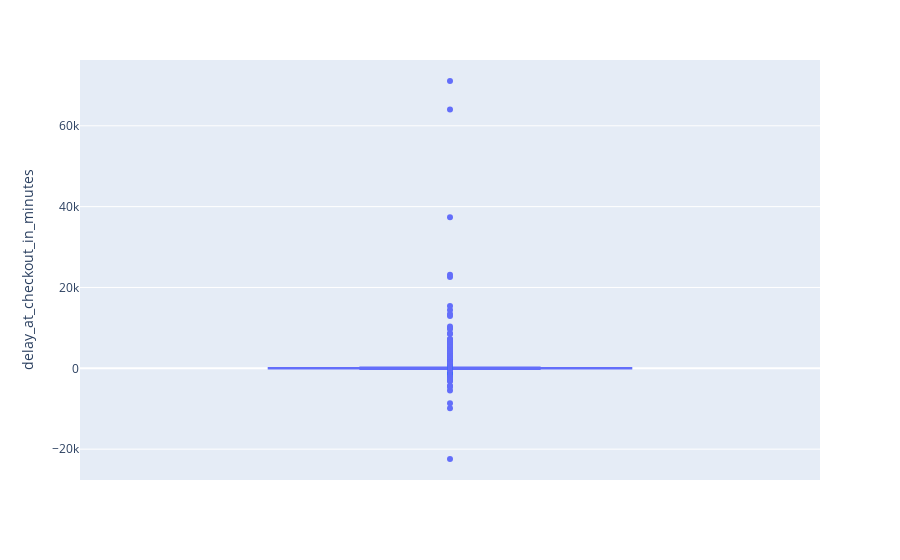

This figure's notebook cell:
### Code cell
fig = px.box(df_delay[(df_delay.state=='ended')], y="delay_at_checkout_in_minutes")
fig.show()

### Figure 1 — Plotly figure (JSON) as saved in the notebook; plotly's stock layout.template omitted (floating-point values rounded to 4 significant figures; data arrays with more than 128 entries replaced by an {"elided": "..."} marker saying what was removed)
{"data": [{"alignmentgroup": "True", "hovertemplate": "delay_at_checkout_in_minutes=%{y}<extra></extra>", "legendgroup": "", "marker": {"color": "#636efa"}, "name": "", "notched": false, "offsetgroup": "", "orientation": "v", "showlegend": false, "type": "box", "x0": " ", "xaxis": "x", "y": {"elided": "16345 int values"}, "y0": " ", "yaxis": "y"}], "layout": {"autosize": true, "boxmode": "group", "legend": {"tracegroupgap": 0}, "margin": {"t": 60}, "xaxis": {"anchor": "y", "autorange": true, "domain": [0, 1], "range": [-0.5, 0.5], "type": "category"}, "yaxis": {"anchor": "x", "autorange": true, "domain": [0, 1], "range": [-27630.0, 76280.0], "title": {"text": "delay_at_checkout_in_minutes"}, "type": "linear"}}}
